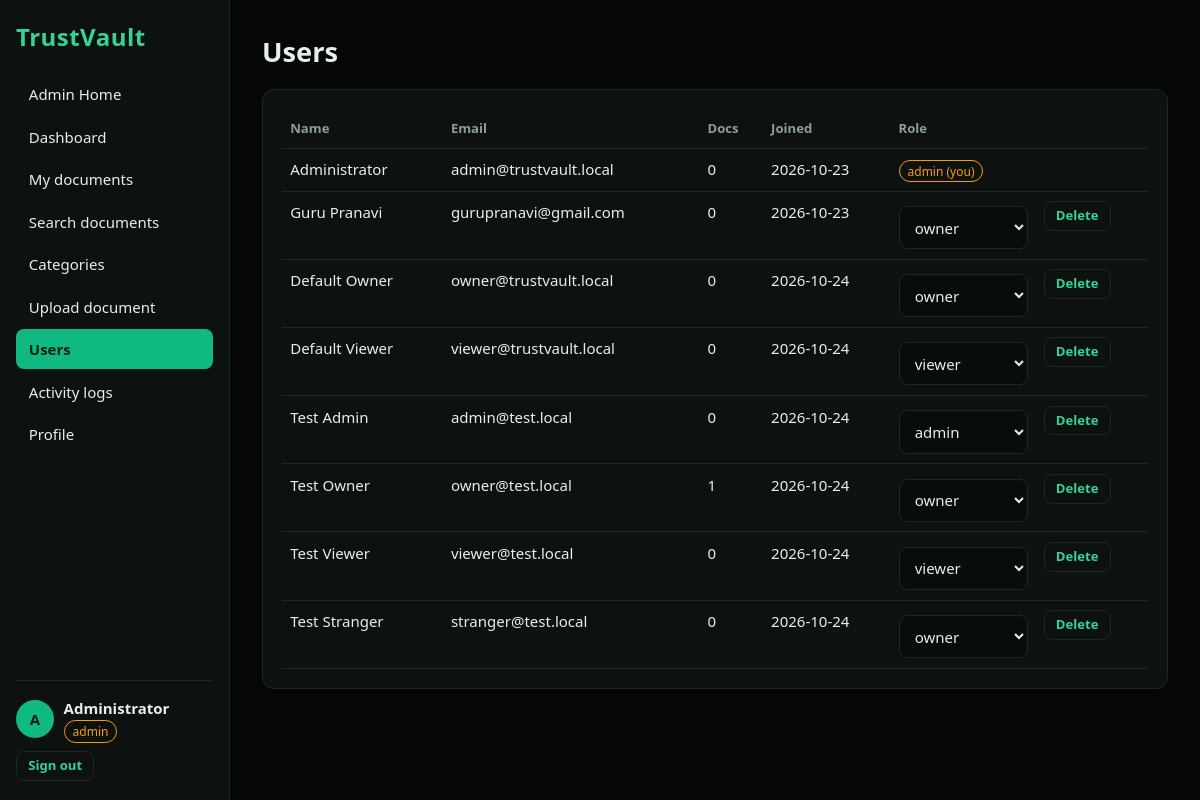
The app's page /users (signed in) with its own data.
### tables this page shows
CREATE TABLE users(
  id INTEGER PRIMARY KEY AUTOINCREMENT, name TEXT NOT NULL, email TEXT NOT NULL UNIQUE,
  password TEXT NOT NULL, role TEXT NOT NULL DEFAULT 'owner', avatar TEXT, created_at TEXT NOT NULL);

### TrustVault/app/__init__.py (the view)
@app.route("/users")
@roles_required("admin")
def users():
    rows = many("SELECT u.*, (SELECT COUNT(*) FROM documents WHERE owner_id=u.id) AS docs FROM users u ORDER BY u.id")
    return render_template("users.html", rows=rows)

### TrustVault/app/__init__.py (called while the page is built)
def db():
    if "db" not in g:
        g.db = sqlite3.connect(DB_PATH)
        g.db.row_factory = sqlite3.Row
    return g.db

def one(sql, args=()):
    return db().execute(sql, args).fetchone()

def many(sql, args=()):
    return db().execute(sql, args).fetchall()

def csrf():
    if "csrf" not in session:
        session["csrf"] = secrets.token_hex(16)
    return session["csrf"]

@app.context_processor
def inject():
    return dict(csrf=csrf, CATEGORIES=CATEGORIES)

@app.before_request
def load_user():
    g.user = None
    if session.get("uid"):
        g.user = one("SELECT * FROM users WHERE id=?", (session["uid"],))
        if not g.user:
            session.clear()
    if request.method == "POST":
        if not secrets.compare_digest(request.form.get("_csrf", ""), session.get("csrf", "")):
            abort(400, "Invalid form token. Reload the page and try again.")

def login_required(f):
    @functools.wraps(f)
    def w(*a, **k):
        if not g.user:
            return redirect(url_for("login"))
        return f(*a, **k)
    return w

def roles_required(*roles):
    def deco(f):
        @functools.wraps(f)
        @login_required
        def w(*a, **k):
            if g.user["role"] not in roles:
                abort(403, "Your role does not have access to this page.")
            return f(*a, **k)
        return w
    return deco

### TrustVault/app/templates/users.html (shortened to what this page needs)
{% extends "base.html" %}
{% block content %}
<h1>Users</h1>
<div class="card"><div class="tablewrap"><table>
  <tr><th>Name</th><th>Email</th><th>Docs</th><th>Joined</th><th>Role</th><th></th></tr>
  {% for u in rows %}<tr><td>{{ u.name }}</td><td>{{ u.email }}</td><td>{{ u.docs }}</td><td>{{ u.created_at[:10] }}</td>
  <td>{% if u.id == g.user.id %}<span class="role {{ u.role }}">{{ u.role }} (you)</span>{% else %}
    <form method="post" action="{{ url_for('set_role', uid=u.id) }}" class="inline tight"><input type="hidden" name="_csrf" value="{{ csrf() }}">
      <select name="role" onchange="this.form.submit()">{% for r in ('admin','owner','viewer') %}<option {{ 'selected' if r==u.role }}>{{ r }}</option>{% endfor %}</select></form>{% endif %}</td>
  <td>{% if u.id != g.user.id %}<form method="post" action="{{ url_for('delete_user', uid=u.id) }}" onsubmit="return confirm('Delete this user and all their documents?')"><input type="hidden" name="_csrf" value="{{ csrf() }}"><button class="ghost sm">Delete</button></form>{% endif %}</td></tr>
  {% endfor %}
</table></div></div>
{% endblock %}

### TrustVault/app/templates/base.html (shortened to what this page needs)
<!doctype html>
<html lang="en">
<head>
<link rel="stylesheet" href="{{ url_for('static', filename='style.css') }}">
</head>
<body>
{% if g.user %}
{% set ep = request.endpoint %}
<aside class="side">
  <div class="brand big">TrustVault</div>
  <nav>
    {% if g.user.role == 'admin' %}
    <a href="{{ url_for('admin_home') }}" class="{{ 'on' if ep=='admin_home' }}">Admin Home</a>
    <a href="{{ url_for('dashboard') }}" class="{{ 'on' if ep=='dashboard' }}">Dashboard</a>
    {% elif g.user.role == 'owner' %}
    <a href="{{ url_for('owner_home') }}" class="{{ 'on' if ep=='owner_home' }}">Owner Home</a>
    {% elif g.user.role == 'viewer' %}
    <a href="{{ url_for('viewer_home') }}" class="{{ 'on' if ep=='viewer_home' }}">Viewer Home</a>
    {% endif %}
    {% if g.user.role != 'viewer' %}
    <a href="{{ url_for('documents') }}" class="{{ 'on' if ep in ('documents','doc') }}">My documents</a>
    {% else %}
    <a href="{{ url_for('documents') }}" class="{{ 'on' if ep in ('documents','doc') }}">Shared documents</a>
    {% endif %}
    <a href="{{ url_for('search') }}" class="{{ 'on' if ep=='search' }}">Search documents</a>
    <a href="{{ url_for('categories') }}" class="{{ 'on' if ep=='categories' }}">Categories</a>
    {% if g.user.role != 'viewer' %}<a href="{{ url_for('upload') }}" class="{{ 'on' if ep=='upload' }}">Upload document</a>{% endif %}
    {% if g.user.role == 'admin' %}
    <a href="{{ url_for('users') }}" class="{{ 'on' if ep=='users' }}">Users</a>
    <a href="{{ url_for('logs') }}" class="{{ 'on' if ep=='logs' }}">Activity logs</a>
    {% endif %}
    <a href="{{ url_for('profile') }}" class="{{ 'on' if ep=='profile' }}">Profile</a>
  </nav>
  <div class="me">
    {% if g.user.avatar %}<img class="av" src="{{ url_for('avatar', name=g.user.avatar) }}" alt="">{% else %}<span class="av">{{ g.user.name[:1]|upper }}</span>{% endif %}
    <div><strong>{{ g.user.name }}</strong><br><span class="role {{ g.user.role }}">{{ g.user.role }}</span></div>
    <form method="post" action="{{ url_for('logout') }}"><input type="hidden" name="_csrf" value="{{ csrf() }}"><button class="ghost sm">Sign out</button></form>
  </div>
</aside>
{% endif %}
<main class="{{ 'main' if g.user else 'auth' }}">
  {% block content %}{% endblock %}
</main>
</body>
</html>

### TrustVault/app/static/style.css (style rules this page uses)
:root { --bg:#050706;--panel:#0d1210;--line:#1b2a24;--text:#e7efe9;--muted:#8aa196;--em:#10b981;--em2:#34d399;--red:#ef4444;--amber:#f59e0b }
* { box-sizing:border-box }
body { margin:0;background:var(--bg);color:var(--text);font:15px/1.5 "Segoe UI",system-ui,-apple-system,Roboto,sans-serif }
a { color:var(--em2);text-decoration:none }
h1 { font-size:1.7rem;margin:0 0 1rem }
.sm { font-size:.82rem }
.brand { font-weight:700;color:var(--em2);letter-spacing:.02em }
.brand.big { font-size:1.5rem }
.side { position:fixed;inset:0 auto 0 0;width:230px;background:var(--panel);border-right:1px solid var(--line);padding:1.2rem 1rem;display:flex;flex-direction:column;gap:1.2rem;z-index:20;overflow-y:auto }
.side nav { display:flex;flex-direction:column;gap:.15rem;flex:1 }
.side nav a { padding:.55rem .8rem;border-radius:8px;color:var(--text) }
.side nav a.on { background:var(--em);color:#021;font-weight:600 }
.me { display:flex;flex-wrap:wrap;gap:.6rem;align-items:center;border-top:1px solid var(--line);padding-top:1rem }
.av { width:38px;height:38px;border-radius:50%;object-fit:cover;background:var(--em);color:#021;display:inline-flex;align-items:center;justify-content:center;font-weight:700 }
.role { font-size:.75rem;padding:.1rem .5rem;border-radius:99px;border:1px solid var(--em);color:var(--em2) }
.role.admin { border-color:var(--amber);color:var(--amber) }
.main { margin-left:230px;padding:2rem;max-width:1100px }
.card { background:var(--panel);border:1px solid var(--line);border-radius:12px;padding:1.2rem;margin-bottom:1.2rem }
input,select { display:block;width:100%;margin-top:.3rem;padding:.6rem .7rem;background:#080c0a;color:var(--text);border:1px solid var(--line);border-radius:8px;font:inherit }
.btn,button { font:inherit;cursor:pointer;border:0;border-radius:8px;padding:.6rem 1.1rem;background:var(--em);color:#021;font-weight:600;display:inline-block }
button.ghost { background:transparent;color:var(--em2);border:1px solid var(--line) }
button.sm { padding:.25rem .7rem;font-size:.82rem }
.tablewrap { overflow-x:auto }
table { width:100%;border-collapse:collapse;min-width:520px }
th,td { text-align:left;padding:.6rem .5rem;border-bottom:1px solid var(--line);vertical-align:top }
th { color:var(--muted);font-weight:600;font-size:.82rem }
.inline { display:flex;flex-wrap:wrap;gap:.8rem;align-items:end;margin-top:1rem }
.inline.tight { margin:0 }

### records on screen
users: user "A", user.name "Administrator", user.role "admin", name "Administrator", email "admin@trustvault.local", docs "0", created_at "2026-10-23", role "admin"
users: name "Guru Pranavi", email "gurupranavi@gmail.com", docs "0", created_at "2026-10-23"
users: name "Default Owner", email "owner@trustvault.local", docs "0", created_at "2026-10-24"
users: name "Default Viewer", email "viewer@trustvault.local", docs "0", created_at "2026-10-24"
users: name "Test Admin", email "admin@test.local", docs "0", created_at "2026-10-24"
users: name "Test Owner", email "owner@test.local", docs "1", created_at "2026-10-24"
users: name "Test Viewer", email "viewer@test.local", docs "0", created_at "2026-10-24"
users: name "Test Stranger", email "stranger@test.local", docs "0", created_at "2026-10-24"

### other values on screen
form field role "owner"
form field role "viewer"
form field role "admin"
